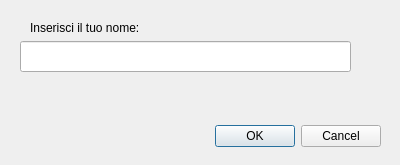
<?xml version="1.0" encoding="UTF-8"?>
<ui version="4.0">
 <class>inserimento_nome</class>
 <widget class="QDialog" name="inserimento_nome">
  <property name="geometry">
   <rect>
    <x>0</x>
    <y>0</y>
    <width>400</width>
    <height>165</height>
   </rect>
  </property>
  <property name="windowTitle">
   <string>Dialog</string>
  </property>
  <widget class="QDialogButtonBox" name="buttonBox">
   <property name="geometry">
    <rect>
     <x>40</x>
     <y>120</y>
     <width>341</width>
     <height>32</height>
    </rect>
   </property>
   <property name="orientation">
    <enum>Qt::Horizontal</enum>
   </property>
   <property name="standardButtons">
    <set>QDialogButtonBox::Cancel|QDialogButtonBox::Ok</set>
   </property>
  </widget>
  <widget class="QLabel" name="label">
   <property name="geometry">
    <rect>
     <x>30</x>
     <y>20</y>
     <width>211</width>
     <height>16</height>
    </rect>
   </property>
   <property name="text">
    <string>Inserisci il tuo nome:</string>
   </property>
  </widget>
  <widget class="QLineEdit" name="lineEditNome">
   <property name="geometry">
    <rect>
     <x>20</x>
     <y>41</y>
     <width>331</width>
     <height>31</height>
    </rect>
   </property>
   <property name="focusPolicy">
    <enum>Qt::StrongFocus</enum>
   </property>
   <property name="clearButtonEnabled">
    <bool>false</bool>
   </property>
  </widget>
 </widget>
 <resources/>
 <connections>
  <connection>
   <sender>buttonBox</sender>
   <signal>accepted()</signal>
   <receiver>inserimento_nome</receiver>
   <slot>accept()</slot>
   <hints>
    <hint type="sourcelabel">
     <x>248</x>
     <y>254</y>
    </hint>
    <hint type="destinationlabel">
     <x>157</x>
     <y>274</y>
    </hint>
   </hints>
  </connection>
  <connection>
   <sender>buttonBox</sender>
   <signal>rejected()</signal>
   <receiver>inserimento_nome</receiver>
   <slot>reject()</slot>
   <hints>
    <hint type="sourcelabel">
     <x>316</x>
     <y>260</y>
    </hint>
    <hint type="destinationlabel">
     <x>286</x>
     <y>274</y>
    </hint>
   </hints>
  </connection>
 </connections>
</ui>
